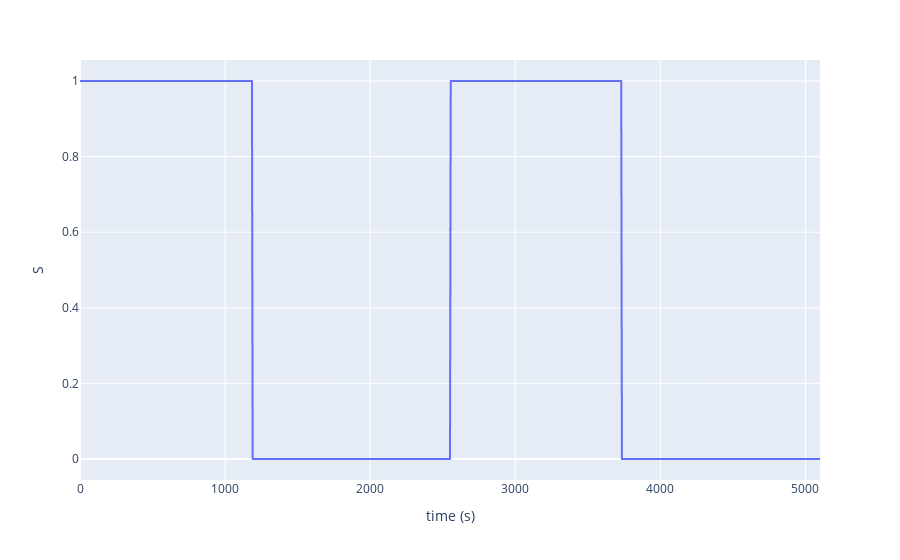

Here is the notebook cell this chart was saved with:
### Code cell
fig = px.line(df, x='time (s)', y='S')
fig.show()

### Figure 1 — Plotly figure (JSON) as saved in the notebook; plotly's stock layout.template omitted (floating-point values rounded to 4 significant figures; data arrays with more than 128 entries replaced by an {"elided": "..."} marker saying what was removed)
{"data": [{"hovertemplate": "time (s)=%{x}<br>S=%{y}<extra></extra>", "legendgroup": "", "line": {"color": "#636efa", "dash": "solid"}, "mode": "lines", "name": "", "showlegend": false, "type": "scattergl", "x": {"elided": "1021 int values"}, "xaxis": "x", "y": {"elided": "1021 int values"}, "yaxis": "y"}], "layout": {"legend": {"tracegroupgap": 0}, "margin": {"t": 60}, "xaxis": {"anchor": "y", "domain": [0, 1], "title": {"text": "time (s)"}}, "yaxis": {"anchor": "x", "domain": [0, 1], "title": {"text": "S"}}}}
